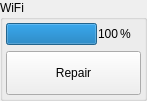
<?xml version="1.0" encoding="UTF-8"?>
<ui version="4.0">
 <class>WifiStatus</class>
 <widget class="QWidget" name="WifiStatus">
  <property name="geometry">
   <rect>
    <x>0</x>
    <y>0</y>
    <width>147</width>
    <height>100</height>
   </rect>
  </property>
  <property name="sizePolicy">
   <sizepolicy hsizetype="Minimum" vsizetype="Preferred">
    <horstretch>0</horstretch>
    <verstretch>0</verstretch>
   </sizepolicy>
  </property>
  <property name="windowTitle">
   <string>Form</string>
  </property>
  <layout class="QHBoxLayout" name="horizontalLayout_2">
   <property name="margin">
    <number>0</number>
   </property>
   <item>
    <widget class="QGroupBox" name="wifiLevel">
     <property name="sizePolicy">
      <sizepolicy hsizetype="Minimum" vsizetype="Preferred">
       <horstretch>0</horstretch>
       <verstretch>0</verstretch>
      </sizepolicy>
     </property>
     <property name="title">
      <string>WiFi</string>
     </property>
     <layout class="QVBoxLayout" name="wifiLayout">
      <property name="margin">
       <number>3</number>
      </property>
      <item>
       <layout class="QHBoxLayout" name="wifiBoxLevel">
        <property name="spacing">
         <number>1</number>
        </property>
        <item>
         <widget class="CProgressBar" name="wifi">
          <property name="sizePolicy">
           <sizepolicy hsizetype="Minimum" vsizetype="Fixed">
            <horstretch>0</horstretch>
            <verstretch>0</verstretch>
           </sizepolicy>
          </property>
          <property name="value">
           <number>100</number>
          </property>
          <property name="alignment">
           <set>Qt::AlignCenter</set>
          </property>
          <property name="textVisible">
           <bool>false</bool>
          </property>
          <property name="invertedAppearance">
           <bool>false</bool>
          </property>
         </widget>
        </item>
        <item>
         <widget class="QLabel" name="value">
          <property name="text">
           <string>100</string>
          </property>
         </widget>
        </item>
        <item>
         <widget class="QLabel" name="p">
          <property name="text">
           <string>%</string>
          </property>
         </widget>
        </item>
       </layout>
      </item>
      <item>
       <widget class="HButton" name="repair">
        <property name="minimumSize">
         <size>
          <width>0</width>
          <height>44</height>
         </size>
        </property>
        <property name="text">
         <string>Repair</string>
        </property>
       </widget>
      </item>
     </layout>
    </widget>
   </item>
  </layout>
 </widget>
 <customwidgets>
  <customwidget>
   <class>HButton</class>
   <extends>QPushButton</extends>
   <header>HoverButtons</header>
  </customwidget>
  <customwidget>
   <class>CProgressBar</class>
   <extends>QProgressBar</extends>
   <header>ColorProgressBar</header>
  </customwidget>
 </customwidgets>
 <resources/>
 <connections>
  <connection>
   <sender>repair</sender>
   <signal>clicked()</signal>
   <receiver>wifi</receiver>
   <slot>reset()</slot>
   <hints>
    <hint type="sourcelabel">
     <x>76</x>
     <y>75</y>
    </hint>
    <hint type="destinationlabel">
     <x>76</x>
     <y>39</y>
    </hint>
   </hints>
  </connection>
  <connection>
   <sender>wifi</sender>
   <signal>valueChanged(int)</signal>
   <receiver>value</receiver>
   <slot>setNum(int)</slot>
   <hints>
    <hint type="sourcelabel">
     <x>100</x>
     <y>41</y>
    </hint>
    <hint type="destinationlabel">
     <x>123</x>
     <y>38</y>
    </hint>
   </hints>
  </connection>
 </connections>
</ui>
